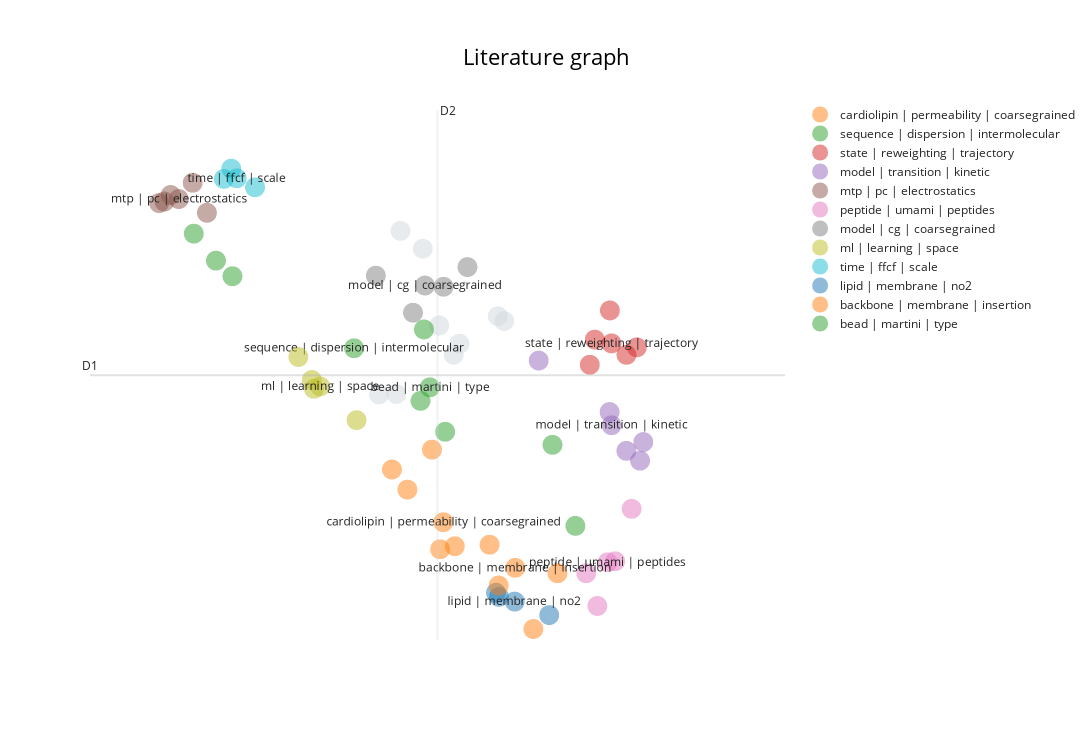

This figure's notebook cell:
### Code cell
topic_model.visualize_documents(
    docs=df_clean["title"],  # df_clean["title"]
    embeddings=embeddings,
    hide_annotations=False,
    custom_labels=True,
    title="Literature graph",
).update_traces(marker_size=20)

### Figure 1 — Plotly figure (JSON) as saved in the notebook; plotly's stock layout.template omitted (floating-point values rounded to 4 significant figures)
{"data": [{"hoverinfo": "text", "hovertext": ["Computational compound screening of biomolecules and soft materials by molecular simulations", "Accurate Structure-Based Coarse Graining Leads to Consistent Barrier-Crossing Dynamics", "Adversarial reverse mapping of condensed-phase molecular structures: Chemical transferability", "Polymorphism of Syndiotactic Polystyrene Crystals from Multiscale Simulations", "Adversarial reverse mapping of equilibrated condensed-phase molecular structures", "Coarse-grained conformational surface hopping: Methodology and transferability", "Research Update: Computational materials discovery in soft matter", "Free-energy landscape of polymer-crystal polymorphism", null], "marker": {"color": "#CFD8DC", "opacity": 0.5, "size": 20}, "mode": "markers+text", "name": "other", "showlegend": false, "type": "scattergl", "x": [6.726, 6.94, 7.524, 7.902, 7.466, 7.161, 6.898, 7.966, 7.323], "y": [1.467, 2.948, 1.926, 2.176, 1.826, 2.787, 1.471, 2.132, 2.092]}, {"hoverinfo": "text", "hovertext": ["Condensed-Phase Molecular Representation to Link Structure and Thermodynamics in Molecular Dynamics", "Data-driven equation for drug–membrane permeability across drugs and membranes", "Drug–Membrane Permeability across Chemical Space", "CLiB – a novel cardiolipin-binder isolated <i>via</i> data-driven and <i>in vitro</i> screening", "Data-driven discovery of cardiolipin-selective small molecules by computational active learning", "Revisiting the Meyer-Overton rule for drug-membrane permeabilities", null], "marker": {"opacity": 0.5, "size": 20}, "mode": "markers+text", "name": "cardiolipin | permeability | coarsegrained", "text": ["", "", "", "", "", "", "cardiolipin | permeability | coarsegrained"], "textfont": {"size": 12}, "type": "scattergl", "x": [7.251, 7.477, 7.009, 8.254, 6.856, 7.332, 7.363], "y": [0.9672, 0.09235, 0.6052, -0.6577, 0.7872, 0.06444, 0.3098]}, {"hoverinfo": "text", "hovertext": ["Non-covalent interactions across organic and biological subsets of chemical space: Physics-based potentials parametrized from machine learning", "Transferable Atomic Multipole Machine Learning Models for Small Organic Molecules", "Sequence‐Optimized Peptide Nanofibers as Growth Stimulators for Regeneration of Peripheral Neurons", "Toward transferable interatomic van der Waals interactions without electrons: The role of multipole electrostatics and many-body dispersion", "Inverse design of viral infectivity-enhancing peptide fibrils from continuous protein-vector embeddings", null], "marker": {"opacity": 0.5, "size": 20}, "mode": "markers+text", "name": "sequence | dispersion | intermolecular", "text": ["", "", "", "", "", "sequence | dispersion | intermolecular"], "textfont": {"size": 12}, "type": "scattergl", "x": [5.278, 5.115, 8.669, 4.896, 8.443, 6.48], "y": [2.538, 2.679, 0.2764, 2.924, 1.01, 1.886]}, {"hoverinfo": "text", "hovertext": ["Microscopic reweighting for nonequilibrium steady-state dynamics", "Automated detection of many-particle solvation states for accurate characterizations of diffusion kinetics", "Communication: Consistent interpretation of molecular simulation kinetics using Markov state models biased with external information", "Reweighting non-equilibrium steady-state dynamics along collective variables", "Interpretable embeddings from molecular simulations using Gaussian mixture variational autoencoders", null], "marker": {"opacity": 0.5, "size": 20}, "mode": "markers+text", "name": "state | reweighting | trajectory", "text": ["", "", "", "", "", "state | reweighting | trajectory"], "textfont": {"size": 12}, "type": "scattergl", "x": [9.277, 9.01, 8.861, 9.175, 8.812, 9.027], "y": [1.894, 2.228, 1.964, 1.826, 1.736, 1.93]}, {"hoverinfo": "text", "hovertext": ["Interplay between Secondary and Tertiary Structure Formation in Protein Folding Cooperativity", "The Role of Conformational Entropy in the Determination of Structural-Kinetic Relationships for Helix-Coil Transitions", "Generic coarse-grained model for protein folding and aggregation", "Coarse-Grained and Atomistic Simulations of the Salt-Stable Cowpea Chlorotic Mottle Virus (SS-CCMV) Subunit 26–49: β-Barrel Stability of the Hexamer and Pentamer Geometries", "Structural-kinetic-thermodynamic relationships identified from physics-based molecular simulation models", null], "marker": {"opacity": 0.5, "size": 20}, "mode": "markers+text", "name": "model | transition | kinetic", "text": ["", "", "", "", "", "model | transition | kinetic"], "textfont": {"size": 12}, "type": "scattergl", "x": [9.341, 9.008, 9.309, 9.174, 8.306, 9.027], "y": [1.036, 1.308, 0.867, 0.9559, 1.774, 1.188]}, {"hoverinfo": "text", "hovertext": ["Deriving Static Atomic Multipoles from the Electrostatic Potential", "Leveraging Symmetries of Static Atomic Multipole Electrostatics in Molecular Dynamics Simulations", "Multipolar Force Fields and Their Effects on Solvent Dynamics around Simple Solutes", "Scoring Multipole Electrostatics in Condensed-Phase Atomistic Simulations", "Impact of Quadrupolar Electrostatics on Atoms Adjacent to the Sigma-Hole in Condensed-Phase Simulations", null], "marker": {"opacity": 0.5, "size": 20}, "mode": "markers+text", "name": "mtp | pc | electrostatics", "text": ["", "", "", "", "", "mtp | pc | electrostatics"], "textfont": {"size": 12}, "type": "scattergl", "x": [4.553, 4.668, 4.885, 4.605, 5.026, 4.747], "y": [3.201, 3.274, 3.384, 3.215, 3.112, 3.237]}, {"hoverinfo": "text", "hovertext": ["More than the sum of its parts: Coarse-grained peptide-lipid interactions from a simple cross-parametrization", "Identifying Sequential Residue Patterns in Bitter and Umami Peptides", "Folding and insertion thermodynamics of the transmembrane WALP peptide", "Engineering Proteins at Interfaces: From Complementary Characterization to Material Surfaces with Designed Functions", null], "marker": {"opacity": 0.5, "size": 20}, "mode": "markers+text", "name": "peptide | umami | peptides", "text": ["", "", "", "", "peptide | umami | peptides"], "textfont": {"size": 12}, "type": "scattergl", "x": [8.776, 9.226, 8.887, 9.063, 8.988], "y": [-0.1527, 0.4308, -0.4491, -0.04383, -0.0537]}, {"hoverinfo": "text", "hovertext": ["Broad chemical transferability in structure-based coarse-graining", "Direct route to reproducing pair distribution functions with coarse-grained models via transformed atomistic cross correlations", "Benchmarking coarse-grained models of organic semiconductors via deep backmapping", "Dynamical properties across different coarse-grained models for ionic liquids", null], "marker": {"opacity": 0.5, "size": 20}, "mode": "markers+text", "name": "model | cg | coarsegrained", "text": ["", "", "", "", "model | cg | coarsegrained"], "textfont": {"size": 12}, "type": "scattergl", "x": [7.064, 7.366, 6.696, 7.602, 7.182], "y": [2.207, 2.443, 2.543, 2.621, 2.454]}, {"hoverinfo": "text", "hovertext": ["Controlled exploration of chemical space by machine learning of coarse-grained representations", "Designing exceptional gas-separation polymer membranes using machine learning", "Kernel-Based Machine Learning for Efficient Simulations of Molecular Liquids", "Hydration free energies from kernel-based machine learning: Compound-database bias", null], "marker": {"opacity": 0.5, "size": 20}, "mode": "markers+text", "name": "ml | learning | space", "text": ["", "", "", "", "ml | learning | space"], "textfont": {"size": 12}, "type": "scattergl", "x": [6.506, 6.084, 5.93, 6.063, 6.146], "y": [1.234, 1.518, 1.806, 1.598, 1.539]}, {"hoverinfo": "text", "hovertext": ["Multipolar Force Fields for Amide-I Spectroscopy from Conformational Dynamics of the Alanine Trimer", "Solvation of fluoro-acetonitrile in water by 2D-IR spectroscopy: A combined experimental-computational study", "Computational Two-Dimensional Infrared Spectroscopy without Maps: <i>N</i>-Methylacetamide in Water", null], "marker": {"opacity": 0.5, "size": 20}, "mode": "markers+text", "name": "time | ffcf | scale", "text": ["", "", "", "time | ffcf | scale"], "textfont": {"size": 12}, "type": "scattergl", "x": [5.193, 5.501, 5.267, 5.32], "y": [3.42, 3.344, 3.512, 3.425]}, {"hoverinfo": "text", "hovertext": ["Regulating Lipid Composition Rationalizes Acyl Tail Saturation Homeostasis in Ectotherms", "Nitrated Fatty Acids Modulate the Physical Properties of Model Membranes and the Structure of Transmembrane Proteins", "The Bacteriostatic Activity of 2-Phenylethanol Derivatives Correlates with Membrane Binding Affinity", null], "marker": {"opacity": 0.5, "size": 20}, "mode": "markers+text", "name": "lipid | membrane | no2", "text": ["", "", "", "lipid | membrane | no2"], "textfont": {"size": 12}, "type": "scattergl", "x": [7.884, 8.41, 7.914, 8.069], "y": [-0.3296, -0.5316, -0.3667, -0.4093]}, {"hoverinfo": "text", "hovertext": ["Inserting Small Molecules across Membrane Mixtures: Insight from the Potential of Mean Force", "Protein-Backbone Thermodynamics across the Membrane Interface", "Probing Nanoparticle/Membrane Interactions by Combining Amphiphilic Diblock Copolymer Assembly and Plasmonics", null], "marker": {"opacity": 0.5, "size": 20}, "mode": "markers+text", "name": "backbone | membrane | insertion", "text": ["", "", "", "backbone | membrane | insertion"], "textfont": {"size": 12}, "type": "scattergl", "x": [7.911, 8.492, 7.821, 8.074], "y": [-0.2636, -0.153, 0.1057, -0.1036]}, {"hoverinfo": "text", "hovertext": ["Resolution limit of data-driven coarse-grained models spanning chemical space", "<i>In silico</i> screening of drug-membrane thermodynamics reveals linear relations between bulk partitioning and the potential of mean force", "Automated Parametrization of the Coarse-Grained Martini Force Field for Small Organic Molecules", null], "marker": {"opacity": 0.5, "size": 20}, "mode": "markers+text", "name": "bead | martini | type", "text": ["", "", "", "bead | martini | type"], "textfont": {"size": 12}, "type": "scattergl", "x": [7.172, 7.382, 7.138, 7.23], "y": [2.056, 1.129, 1.409, 1.531]}], "layout": {"annotations": [{"showarrow": false, "text": "D1", "x": 3.87, "y": 1.641, "yshift": 10}, {"showarrow": false, "text": "D2", "x": 7.306, "xshift": 10, "y": 4.039}], "height": 750, "shapes": [{"line": {"color": "#CFD8DC", "width": 2}, "type": "line", "x0": 7.306, "x1": 7.306, "y0": -0.7563, "y1": 4.039}, {"line": {"color": "#9E9E9E", "width": 2}, "type": "line", "x0": 3.87, "x1": 10.74, "y0": 1.641, "y1": 1.641}], "title": {"font": {"color": "Black", "size": 22}, "text": "Literature graph", "x": 0.5, "xanchor": "center", "yanchor": "top"}, "width": 1200, "xaxis": {"visible": false}, "yaxis": {"visible": false}}}
